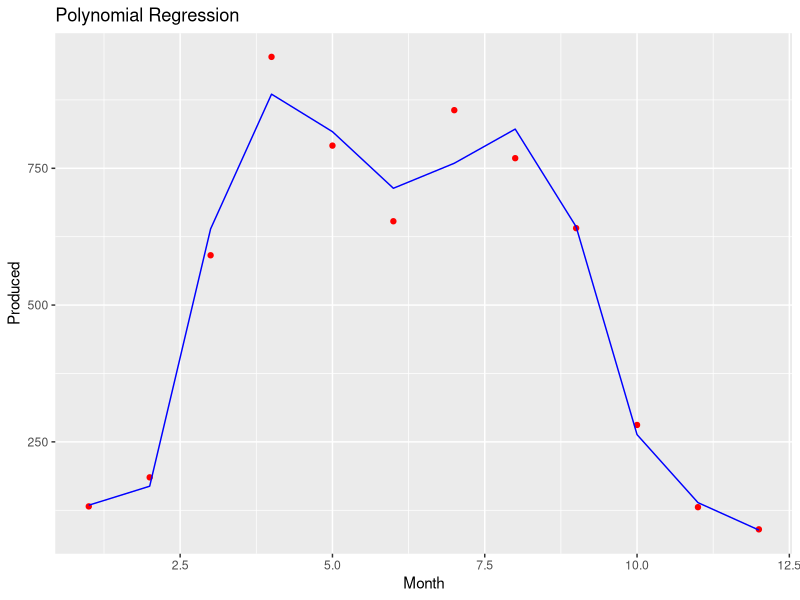

Write R code to recreate this figure.
dataset = read.csv("tabela.csv", sep = ';')

# Polynomial Regression
for (i in seq(2,8)){
  col_name = paste0("Month", i)
  dataset[[col_name]] = dataset$Month^i
}

# Fitting the model
pol_reg = lm(formula = Produced ~., data = dataset)

y_pred_pol = predict(pol_reg, newdata = dataset[-2])

# Visualisation
library(ggplot2)
ggplot() +
  geom_point(aes(x = dataset$Month, y = dataset$Produced),
             colour = 'red') +
  geom_line(aes(x = dataset$Month, y = predict(pol_reg, newdata = dataset)),
            colour = 'blue') +
  ggtitle("Polynomial Regression") +
  xlab("Month") +
  ylab("Produced")

summary(pol_reg)$r.squared

new_data = data.frame(Month = c(8:12))
for (i in seq(2, 8)){
  col_name = paste0("Month", i)
  new_data[[col_name]] = new_data$Month^i
}
prediction = predict(pol_reg, newdata = new_data)

sum_produced = sum(prediction)
annual_produced = 2876 + sum_produced
sell = annual_produced*0.815*0.28
other = annual_produced*0.185*1.33
predicted_saving = sell + other #2291.557 zł

############################################################################33
# # Random Forest Regression
# dataset = read.csv("tabela.csv", sep = ';')
# 
# #Fitting the model
# library(randomForest)
# for_reg = randomForest(x = dataset[1],
#                        y = dataset$Produced,
#                        ntree = 500)
# 
# y_pred_for = predict(for_reg, dataset)
# 
# # Visualisation
# x_grid = seq(min(dataset$Month), max(dataset$Month), 0.01)
# ggplot() +
#   geom_point(aes(x = dataset$Month, y = dataset$Produced),
#              colour = 'red') +
#   geom_line(aes(x = x_grid, y = predict(for_reg, newdata = data.frame(Month = x_grid))),
#             colour = 'blue') +
#   ggtitle("Random Forest Regression") +
#   xlab("Month") +
#   ylab("Produced")
